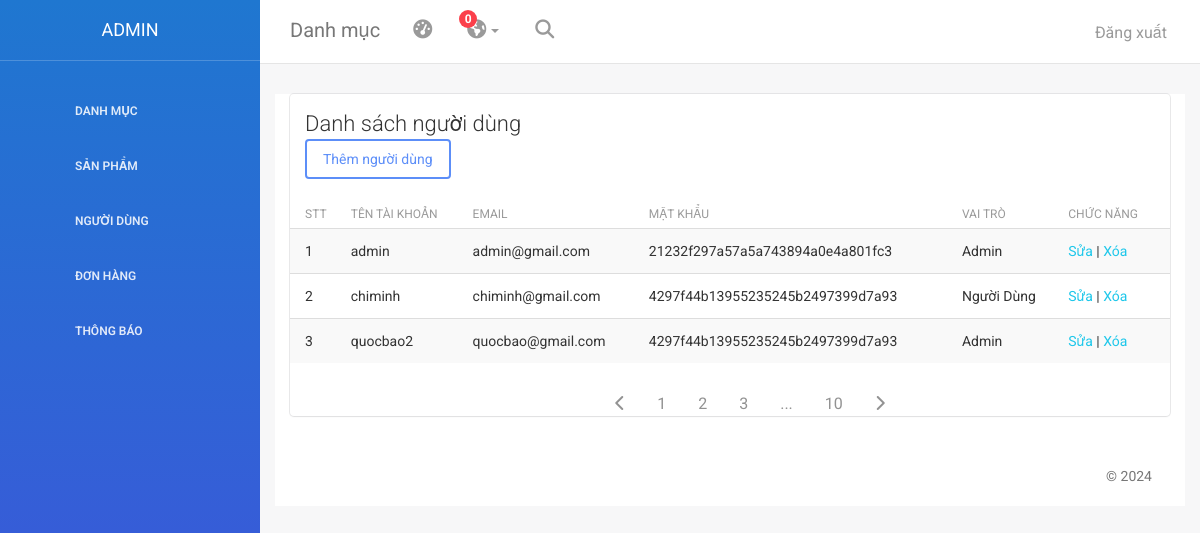
The page /admin/index.php?page=user on the database its author committed.
### tables this page shows
CREATE TABLE `user` (
  `id_user` int(3) NOT NULL,
  `username` varchar(256) NOT NULL,
  `email` varchar(256) NOT NULL,
  `password` varchar(256) NOT NULL,
  `role` int(3) NOT NULL
);

### admin/app/controller/addUserController.php (called while the page is built, shortened)
<?php
class AddUserController
{
    private $user;
    private $data;
    function __construct()
    {
        $this->user = new UserModel();
    }
    function renderView($view, $data)
    {
        $view = './app/view/' . $view . '.php';
        require_once $view;
    }
    function viewUser()
    {
        $this->data['listuser'] = $this->user->getUser();
        $this->renderView('user', $this->data);
    }
}

### app/model/Database.php (called while the page is built, shortened)
<?php
class Database
{
    private $servername = "localhost";
    private $username = "root";
    private $password = "";
    private $dbname = "degrey_asm";
    private $conn;
    function __construct()
    {
        try {
            $this->conn = new PDO("mysql:host=$this->servername;dbname=$this->dbname; charset=utf8", $this->username, $this->password);
            $this->conn->setAttribute(PDO::ATTR_ERRMODE, PDO::ERRMODE_EXCEPTION);
        } catch (PDOException $e) {
            echo "Connection failed: " . $e->getMessage();
        };
    }
    function query($sql, $param = [])
    {
        $this->stmt = $this->conn->prepare($sql);
        $this->stmt->execute($param);
        return $this->stmt;
    }
    public function getAll($sql)
    {
        $statement = $this->query($sql);
        return $statement->fetchAll(PDO::FETCH_ASSOC);
    }
}

### app/model/UserModel.php (called while the page is built, shortened)
<?php
class UserModel
{
    private $db;
    function __construct()
    {
        $this->db = new Database();
    }
    function getUser()
    {
        $sql = "SELECT * FROM user";
        return $this->db->getAll($sql);
    }
}

### admin/app/view/user.php (the view)
<div class="content">
    <div class="container-fluid">
        <div class="row">
            <div class="col-md-12">
                <div class="card">
                    <div class="header">
                        <h4 class="title">Danh sách người dùng</h4>
                        <div>
                            <a href="index.php?page=adduser"><button type="button" class="btn btn-primary">
                                    Thêm người dùng
                                </button></a>
                        </div>
                    </div>
                    <div class="content table-responsive table-full-width">
                        <table class="table table-hover table-striped">
                            <thead>
                                <th>STT</th>
                                <th>Tên Tài Khoản</th>
                                <th>Email</th>
                                <th>Mật Khẩu</th>
                                <th>Vai Trò</th>
                                <th>Chức Năng</th>
                            </thead>
                            <tbody>
                                <?php
                                $stt = 1;
                                foreach ($data['listuser'] as $item) {
                                    extract($item);
                                    if ($role == 1) {
                                        $role = 'Admin';
                                    } else {
                                        $role = 'Người Dùng';
                                    }
                                ?>
                                    <tr>
                                        <td><?= $stt++ ?></td>
                                        <td><?= $username ?></td>
                                        <td><?= $email ?></td>
                                        <td><?= md5($password) ?></td>
                                        <td><?= $role ?></td>
                                        <td><a href="index.php?page=edituser&id=<?= $id_user?>">Sửa</a> | <a href="index.php?page=deluser&id=<?= $id_user?>">Xóa</a></td>
                                    </tr>
                                <?php } ?>
                            </tbody>
                        </table>
                    </div>
                    <ul class="pagination-list">
                        <li class="pagination-item">
                            <a href="" class="pagination-link">
                                <i class="fa-solid fa-chevron-left"></i>
                            </a>
                        </li>
                        <li class="pagination-item">
                            <a href="" class="pagination-link">1</a>
                        </li>
                        <li class="pagination-item">
                            <a href="" class="pagination-link">2</a>
                        </li>
                        <li class="pagination-item">
                            <a href="" class="pagination-link">3</a>
                        </li>
                        <li class="pagination-item">
                            <a href="" class="pagination-link">...</a>
                        </li>
                        <li class="pagination-item">
                            <a href="" class="pagination-link">10</a>
                        </li>
                        <li class="pagination-item">
                            <a href="" class="pagination-link">
                                <i class="fa-solid fa-chevron-right"></i>
                            </a>
                        </li>
                    </ul>
                </div>
            </div>

### admin/public/stylesheets/demo.css (style rules this page uses)
.pagination-list { list-style: none; display:flex; justify-content: center; }
.pagination-link { text-decoration: none; font-size: 1.6rem; color:#929292; min-width: 40px; height: 30px; padding: 10px 16px; }

### rows shown on the page
user: username "admin", email "admin@gmail.com", password "21232f297a57a5a743894a0e4a801fc3", role "Admin"
user: username "chiminh", email "chiminh@gmail.com", password "4297f44b13955235245b2497399d7a93", role "Người Dùng"
user: username "quocbao2", email "quocbao@gmail.com", password "4297f44b13955235245b2497399d7a93", role "Admin"
